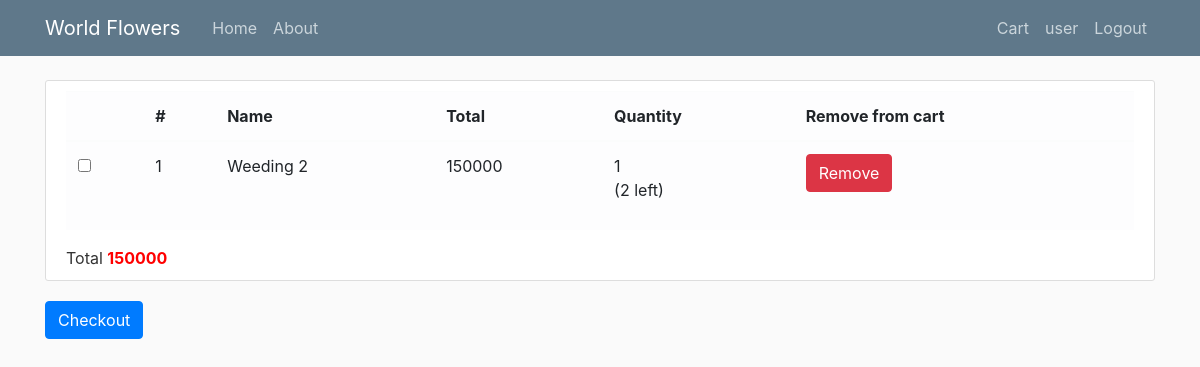
The page /user/cart/ (signed in) on the database its author committed.
### users/models.py (models this page shows, shortened)
class ItemSelection(models.Model):
    user = models.ForeignKey(User,on_delete=models.CASCADE)
    item = models.ForeignKey(Item, on_delete=models.CASCADE)
    quantity = models.PositiveSmallIntegerField(default=1)
    ordered = models.BooleanField(default=False)
    def get_total_item_price(self):
        return self.item.price * self.quantity

### products/models.py (models this page shows, shortened)
class Item(models.Model):
    category = models.CharField(max_length=30)
    title = models.CharField(max_length=30)
    description = models.TextField(default='')
    price = models.PositiveIntegerField()
    number_item_left = models.PositiveIntegerField(default=1)
    tag = models.CharField(max_length=50) # This field must be divided by comma (,) between each tag
    weight = models.DecimalField(max_digits=5, decimal_places=2, default=1.0)
    dimension = models.CharField(max_length=20, default='? x ? x ? cm')

### users/views.py (the view)
# urls.py: path('cart/', views.cart, name='cart'),
@login_required
def cart(request):
    selected_items = ItemSelection.objects.filter(user=request.user,ordered=False)
    total_cost = sum(i.item.price*i.quantity for i in selected_items)
    contexts={
            'selected_items':selected_items,
            'total_cost': total_cost
    }
    return render(request, 'users/cartt.html', contexts)

### users/templates/users/cartt.html
{% extends "users/base.html" %}
{% block content %}
<div class="content-section">
    <table class="table table-light" id="laptops" style="width:100%;">
        <thead>
            <tr class="list-header">
                <th scope="col"></th>
                <th scope="col">#</th>
                <th scope="col">Name</th>
                <th scope="col">Total</th>
                <th scope="col">Quantity</th>
                <th scope="col">Remove from cart</th>
            </tr>
        </thead>
        <tbody>
          {% if selected_items %}
            {% for item in selected_items %}
            <tr>
              <td><input type="checkbox" name="check[]" id="cb{{val}}" value="{{ val }}"></td>
              <td>{{ forloop.counter }}</td>
              <td>{{ item.item.title }}</td>
              <td>{{ item.get_total_item_price }}</td>
              <td>{{ item.quantity }} <p>({{ item.item.number_item_left }} left)</p></td>
              <td><a href="{% url 'remove-item-from-cart' item.item.pk %}" class="btn btn-danger">Remove</a></td>
            </tr>
            {% endfor %}
          {% else %}
          <td colspan="5">There is no item in your cart.</td>
          {% endif %}
        </tbody>
      </table>
      <span>Total <strong style="color: red;">{{ total_cost }}</strong></span>
</div>
<a class="btn btn-primary" href="{% url 'checkout' %}">Checkout</a>
{% endblock %}

### users/templates/users/base.html (shortened to what this page needs)
<!DOCTYPE html>
<html lang="en">
<head>
    <link rel="stylesheet" href="https://stackpath.bootstrapcdn.com/bootstrap/4.4.1/css/bootstrap.min.css">
</head>
<body>
    <header class="site-header">
        <nav class="navbar navbar-expand-md navbar-dark bg-steel fixed-top">
            <div class="container">
                <a class="navbar-brand mr-4" href="{% url 'home' %}">World Flowers</a>
                <div class="collapse navbar-collapse" id="navbarToggle">
                    <div class="navbar-nav mr-auto">
                        <a class="nav-item nav-link" href="{% url 'home' %}">Home</a>
                        <a class="nav-item nav-link" href="#">About</a>
                    </div>
                    <div class="navbar-nav">
                        {% if user.is_authenticated %}
                        <a class="nav-item nav-link" href="{% url 'cart' %}">Cart</a>
                        <a class="nav-item nav-link" href="{% url 'profile' %}">{{user.username}}</a>
                        <a class="nav-item nav-link" href="{% url 'logout' %}">Logout</a>
                        {% else %}
                        <a class="nav-item nav-link" href="{% url 'login' %}">Login</a>
                        <a class="nav-item nav-link" href="{% url 'register' %}">Register</a>
                        {% endif %}
                    </div>
                </div>
            </div>
        </nav>
    </header>
    <main role="main" class="container">
        {% block content%} {% endblock %}
    </main>
</body>
</html>

### users/templates/users/base.html (style rules this page uses)
body { background: #fafafa; color: #333333; margin-top: 5rem; }
.bg-steel { background-color: #5f788a; }
.site-header .navbar-nav .nav-link { color: #cbd5db; }
.content-section { background: #ffffff; padding: 10px 20px; border: 1px solid #dddddd; border-radius: 3px; margin-bottom: 20px; }

### rows shown on the page
ItemSelection: item "Weeding 2", get_total_item_price "150000", quantity "1", item.number_item_left "2"

### other values the page prints
{{ user.username }} "user"
{{ total_cost }} "150000"
